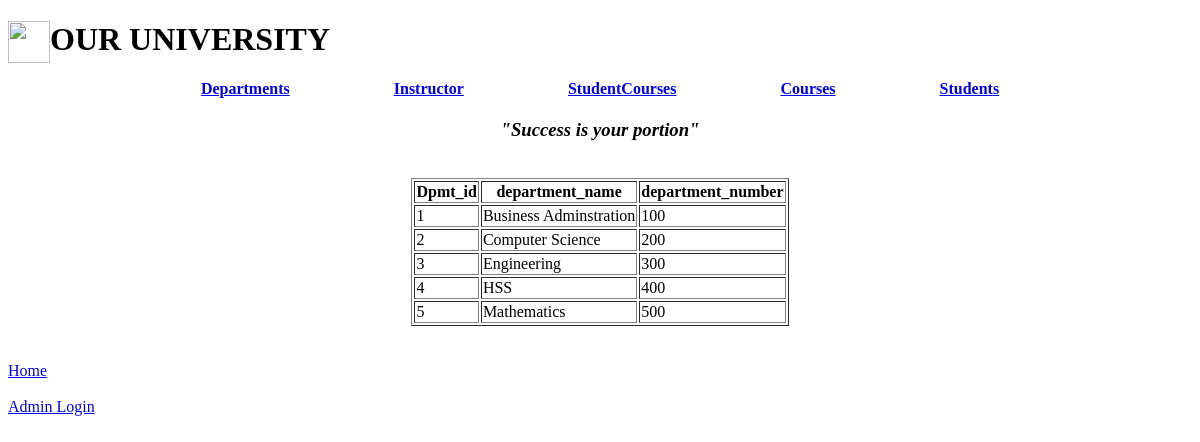
The page /departments on the database its author committed.
### universitydb.py (models this page shows, shortened)
class Departments(db.Model):
    Dpmt_id = db.Column(db.Integer,primary_key=True)
    department_number = db.Column(db.Integer)
    department_name = db.Column(db.String(500))

### universitydb.py (the view)
@webapp.route("/departments", methods=["GET","POST"])
def department():
    departments = Departments.query.all()
    return render_template("department.html",departments=departments)

### templates/department.html (shortened to what this page needs)
{% extends "parent.html" %}
{% block body %}
   <table align=center border ="1">
       <tr>
           <th>Dpmt_id</th>
           <th>department_name</th>
           <th>department_number</th>
       </tr>
       {%for department in departments %}
           <tr>
               <td>{{department.Dpmt_id}}</td>
               <td>{{department.department_name}}</td>
               <td>{{department.department_number}}</td>
           </tr>
       {%endfor%}
   </table><br/><br/>
   <a href="/">Home</a><br/><br/>
   <a href="/dlogin">Admin Login</a>
{% endblock %}

### templates/department.html (style rules this page uses)
body { background-image: url("https://i.pinimg.com/originals/bf/fe/ed/bffeedff5331ec32b734faeee26ff2fe.jpg"); background-repeat: no-repeat; background-attachment: fixed; background-size: cover; }

### rows shown on the page
Departments: Dpmt_id "1", department_name "Business Adminstration", department_number "100"
Departments: Dpmt_id "2", department_name "Computer Science", department_number "200"
Departments: Dpmt_id "3", department_name "Engineering", department_number "300"
Departments: Dpmt_id "4", department_name "HSS", department_number "400"
Departments: Dpmt_id "5", department_name "Mathematics", department_number "500"
